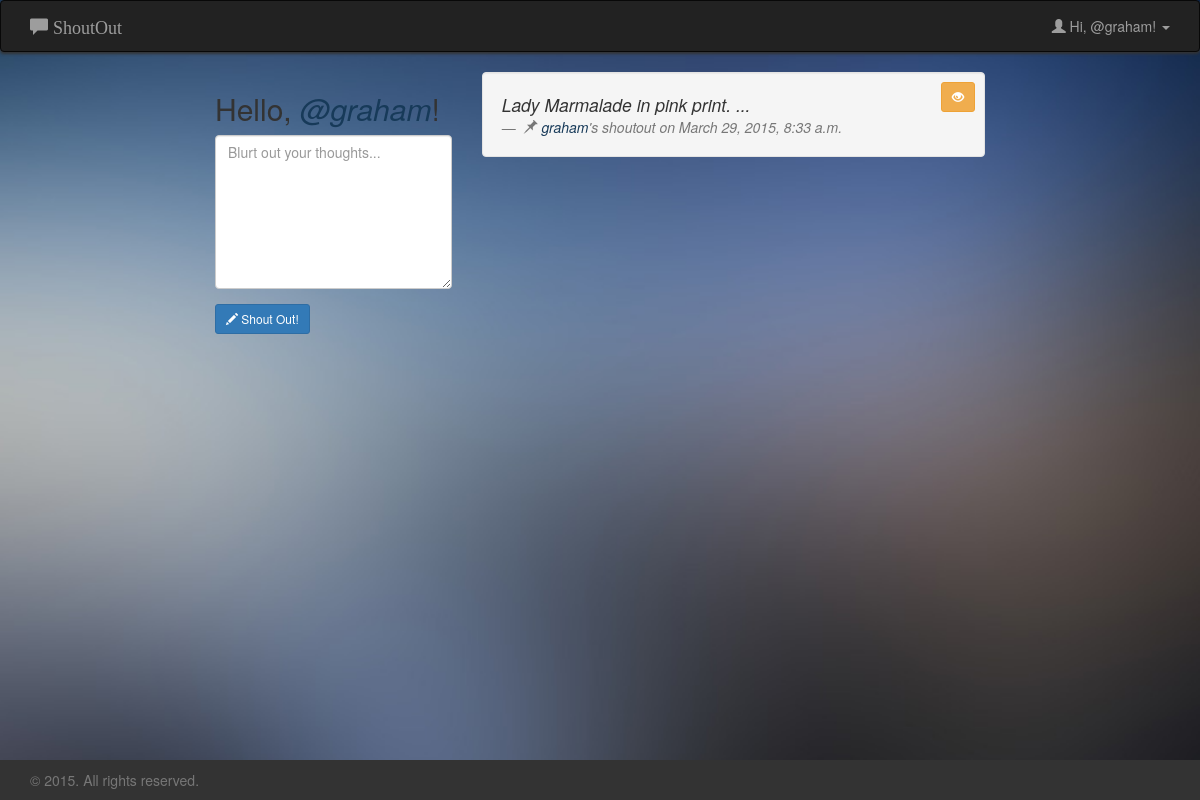
/shoutout/feeds/ (signed in), run on an earlier commit of the app's database.
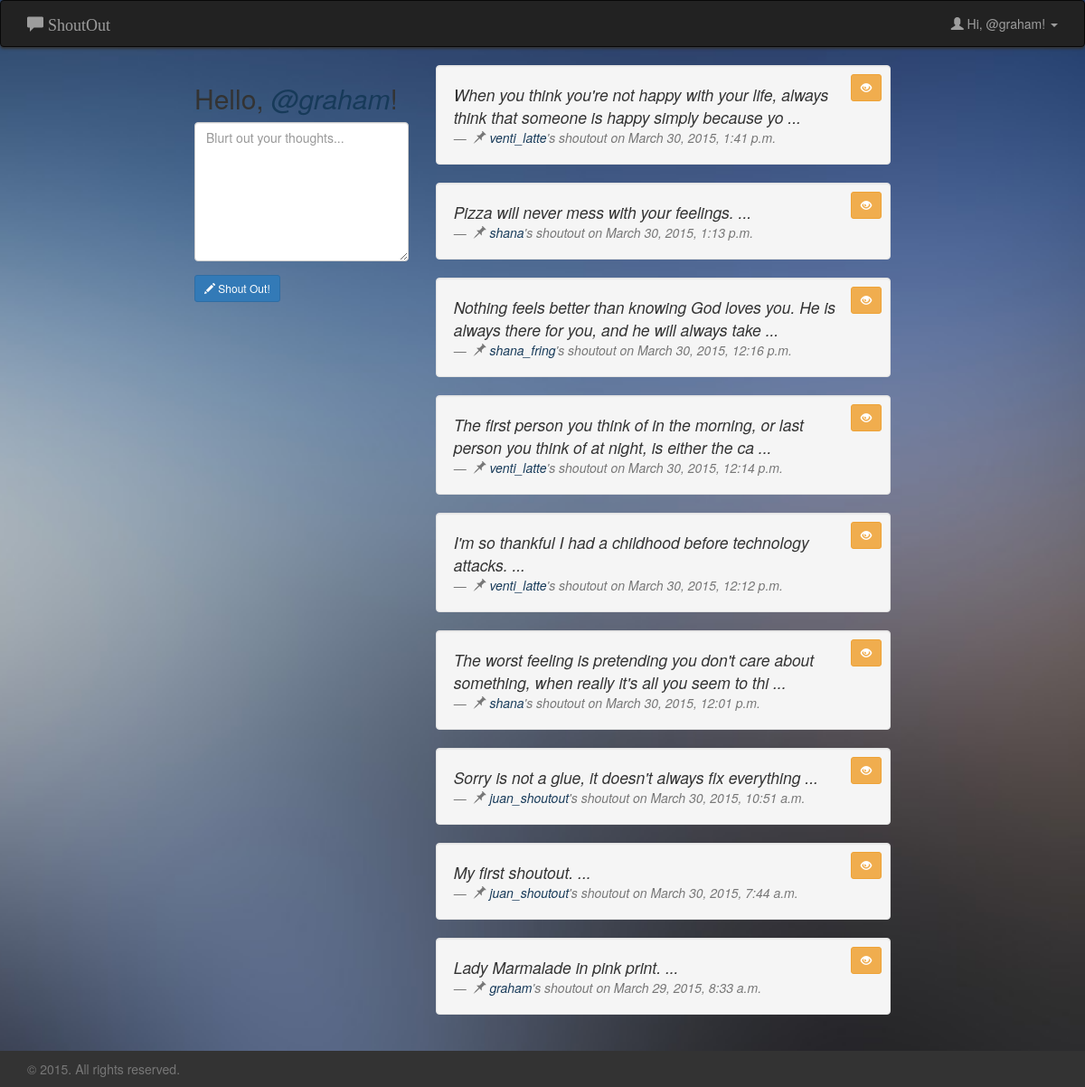
And on a later commit of the database.
### feeds/models.py (models this page shows, shortened)
class Profile(models.Model):
    user = models.OneToOneField(User, related_name='profile')
    gender = models.CharField(
        blank=True, max_length=1, choices=(('F', 'Female'), ('M', 'Male'),))
    prof_pic = models.ImageField(null=True, upload_to='feeds/prof_pics/')
    birthdate = models.DateField(null=True)
    bio = models.TextField(blank=True)
    def __unicode__(self):
        return self.user.username

class Post(models.Model):
    content = models.TextField()
    author = models.ForeignKey(Profile)
    likes = models.IntegerField(default=0)
    post_date = models.DateTimeField(auto_now_add=True)

### feeds/views.py (the view)
class FeedsView(TemplateView):
    template_name = 'feeds/feeds.html'
    def get_context_data(self, *args, **kwargs):
        context = super(FeedsView, self).get_context_data(*args, **kwargs)
        session_user = get_object_or_404(Profile, user=self.request.user)
        context.update({
            'latest_posts': Post.objects.all().order_by('-post_date')[:10],
            'session_user': session_user,
            'shoutout_form': forms.ShoutoutForm(initial={
                'author': session_user,
            }),
            'is_more_than_10': False,
        })
        return context

### feeds/forms.py
class ShoutoutForm(forms.ModelForm):
    class Meta:
        model = Post
        fields = ['content', 'author']
        widgets = {
            'author': forms.HiddenInput(),
            'content': forms.Textarea(
                attrs={
                    'class': 'form-control',
                    'required': True,
                    'placeholder': 'Blurt out your thoughts...',
                    'required': True,
                    'rows': 7,
                }
            ),
        }

### feeds/templates/feeds/feeds.html (shortened to what this page needs)
{% load staticfiles %}
<!DOCTYPE html>
<html lang="en">
{% include 'static/head.html' %}
<body>
	{% include 'static/header.html' %}
	<div class="container std-container">
		<div class="row">
			<div class="col-md-4">
				<h2>Hello, <a href="{% url 'feeds:profile' session_user.user.username %}"><em>@{{ session_user.user.username }}</em></a>!</h2>
				<div>
					<form action="{% url 'feeds:post' %}" method="post">
						<div class="form-group">
							{{ shoutout_form.content }}
						</div>
						<button type="submit" class="btn btn-primary btn-sm">
							<span class="glyphicon glyphicon-pencil" aria-hidden="true"></span> Shout Out!
						</button>
					</form>
				</div>
			</div>
			<div class="col-md-8">
			{% for p in latest_posts %}
				<div class="pull-right user-buttons">
					<a href="{% url 'feeds:detail' p.id %}" class="btn btn-warning btn-sm" title="See comments">
						<span class="glyphicon glyphicon-eye-open" aria-hidden="true"></span>
					</a>
				</div>
				<blockquote class="well">
					<em>{{ p.content|slice:':100' }} ...</em>
					<footer>
						<em>
							<span class="glyphicon glyphicon-pushpin" aria-hidden="true"></span>
							<a href="{% url 'feeds:profile' p.author.user.username %}">{{ p.author.user.username }}</a>'s shoutout on {{ p.post_date }}
						</em>
					</footer>
				</blockquote>
			{% empty %}
				<blockquote class="well">
					<em>No posts are available yet.</em>
				</blockquote>
			{% endfor %}
			</div>
		</div>
	</div>
	{% include 'static/footer.html' %}
</body>
</html>

### feeds/templates/static/head.html (shortened to what this page needs)
{% load staticfiles %}
<head>
	<link href="{% static 'feeds/css/bootstrap.min.css' %}" rel="stylesheet">
	<link href="{% static 'feeds/css/styles.css' %}" rel="stylesheet">
</head>

### feeds/templates/static/header.html (shortened to what this page needs)
<nav class="navbar navbar-default navbar-inverse">
	<div class="container">
		<div class="navbar-header">
			<a href="{% url 'feeds:feeds' %}" class="navbar-brand">
				<span class="glyphicon glyphicon-comment" aria-hidden="true"></span>
				<span class="brand">ShoutOut</span>
			</a>
		</div>
		{% if session_user %}
		<ul class="nav navbar-nav navbar-right">
			<li class="dropdown">
				<a href="" class="dropdown-toggle" data-toggle="dropdown" role="button" aria-expanded="false">
					<span class="glyphicon glyphicon-user" aria-hidden="true"></span> Hi, @{{ session_user.user }}! <span class="caret"></span>
				</a>
			</li>
		</ul>
		{% endif %}
	</div>
</nav>

### feeds/templates/static/footer.html
<footer class="footer">
	<div class="container">
		<p class="text-muted">&copy; 2015. All rights reserved.</p>
	</div>
</footer>

### feeds/templates/static/scripts.html (shortened to what this page needs)
{% load staticfiles %}

### feeds/static/feeds/css/styles.css (style rules this page uses)
html { position: relative; min-height: 100%; }
body { margin-bottom: 60px; background: url("../images/background.jpg") no-repeat center center fixed; background-size: cover; }
nav { box-shadow: 0px 2px 3px #333; }
.brand { font-family: Lobster; }
.footer { position: absolute; bottom: 0; width: 100%; height: 40px; background-color: #333; padding-top: 10px; }
.std-container { width: 800px; }
.user-buttons { margin: 10px; }
a { color: #173A59; }

What changed in the data, as far as the page shows it:
added Post: content "When you think you're not happy with your life, always think that someone is happy simply because yo", author.user.username "venti_latte", post_date "March 30, 2015, 1:41 p.m."
added Post: content "Pizza will never mess with your feelings.", author.user.username "shana", post_date "March 30, 2015, 1:13 p.m."
added Post: content "Nothing feels better than knowing God loves you. He is always there for you, and he will always take", author.user.username "shana_fring", post_date "March 30, 2015, 12:16 p.m."
added Post: content "The first person you think of in the morning, or last person you think of at night, is either the ca", author.user.username "venti_latte", post_date "March 30, 2015, 12:14 p.m."
added Post: content "I'm so thankful I had a childhood before technology attacks.", author.user.username "venti_latte", post_date "March 30, 2015, 12:12 p.m."
added Post: content "The worst feeling is pretending you don't care about something, when really it's all you seem to thi", author.user.username "shana", post_date "March 30, 2015, 12:01 p.m."
added Post: content "Sorry is not a glue, it doesn't always fix everything", author.user.username "juan_shoutout", post_date "March 30, 2015, 10:51 a.m."
added Post: content "My first shoutout.", author.user.username "juan_shoutout", post_date "March 30, 2015, 7:44 a.m."
